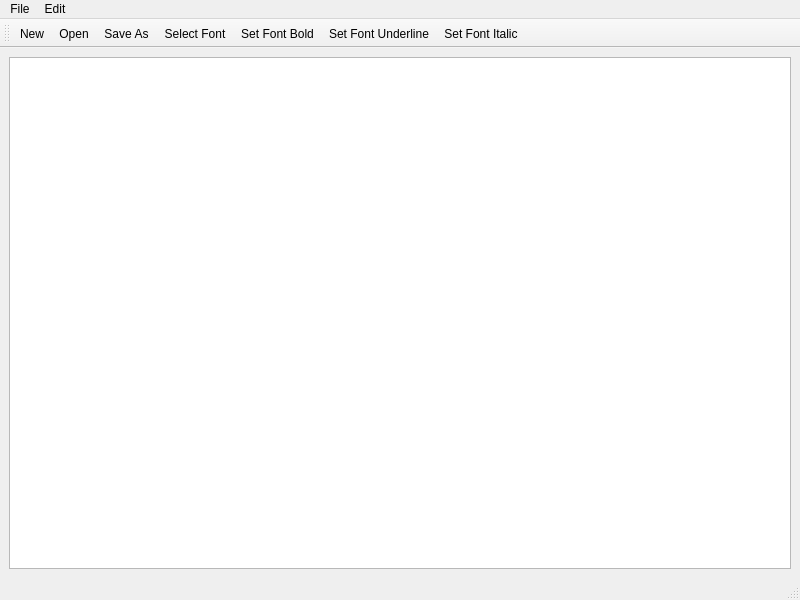
<?xml version="1.0" encoding="UTF-8"?>
<ui version="4.0">
 <class>Notepad</class>
 <widget class="QMainWindow" name="Notepad">
  <property name="geometry">
   <rect>
    <x>0</x>
    <y>0</y>
    <width>800</width>
    <height>600</height>
   </rect>
  </property>
  <property name="windowTitle">
   <string>Notepad</string>
  </property>
  <widget class="QWidget" name="centralwidget">
   <layout class="QVBoxLayout" name="verticalLayout">
    <item>
     <widget class="QTextEdit" name="textEdit"/>
    </item>
   </layout>
  </widget>
  <widget class="QMenuBar" name="menubar">
   <property name="geometry">
    <rect>
     <x>0</x>
     <y>0</y>
     <width>800</width>
     <height>20</height>
    </rect>
   </property>
   <widget class="QMenu" name="menuFile">
    <property name="title">
     <string>File</string>
    </property>
    <addaction name="separator"/>
    <addaction name="actionNew"/>
    <addaction name="actionOpen"/>
    <addaction name="actionSaveAs"/>
    <addaction name="actionSave"/>
    <addaction name="actionPrint"/>
    <addaction name="actionExit"/>
   </widget>
   <widget class="QMenu" name="menuEdit">
    <property name="title">
     <string>Edit</string>
    </property>
    <addaction name="actionCopy"/>
    <addaction name="actionPaste"/>
    <addaction name="actionCut"/>
    <addaction name="actionUndo"/>
    <addaction name="actionRedo"/>
    <addaction name="actionSelect_Font"/>
    <addaction name="actionSet_Font_Bold"/>
    <addaction name="actionSet_Font_Underline"/>
    <addaction name="actionSet_Font_Italic"/>
   </widget>
   <addaction name="menuFile"/>
   <addaction name="menuEdit"/>
  </widget>
  <widget class="QStatusBar" name="statusbar"/>
  <widget class="QToolBar" name="toolBar">
   <property name="windowTitle">
    <string>toolBar</string>
   </property>
   <attribute name="toolBarArea">
    <enum>TopToolBarArea</enum>
   </attribute>
   <attribute name="toolBarBreak">
    <bool>false</bool>
   </attribute>
   <addaction name="actionNew"/>
   <addaction name="actionOpen"/>
   <addaction name="actionSaveAs"/>
   <addaction name="actionSelect_Font"/>
   <addaction name="actionSet_Font_Bold"/>
   <addaction name="actionSet_Font_Underline"/>
   <addaction name="actionSet_Font_Italic"/>
  </widget>
  <action name="actionNew">
   <property name="icon">
    <iconset resource="Resources.qrc">
     <normaloff>:/imgs/Source/Images/new.png</normaloff>:/imgs/Source/Images/new.png</iconset>
   </property>
   <property name="text">
    <string>New</string>
   </property>
  </action>
  <action name="actionSaveAs">
   <property name="icon">
    <iconset resource="Resources.qrc">
     <normaloff>:/imgs/Source/Images/save.png</normaloff>:/imgs/Source/Images/save.png</iconset>
   </property>
   <property name="text">
    <string>Save As</string>
   </property>
  </action>
  <action name="actionSave">
   <property name="text">
    <string>Save</string>
   </property>
  </action>
  <action name="actionPrint">
   <property name="text">
    <string>Print</string>
   </property>
  </action>
  <action name="actionExit">
   <property name="text">
    <string>Exit</string>
   </property>
  </action>
  <action name="actionCopy">
   <property name="text">
    <string>Copy</string>
   </property>
  </action>
  <action name="actionPaste">
   <property name="text">
    <string>Paste</string>
   </property>
  </action>
  <action name="actionCut">
   <property name="text">
    <string>Cut</string>
   </property>
  </action>
  <action name="actionUndo">
   <property name="text">
    <string>Undo</string>
   </property>
  </action>
  <action name="actionRedo">
   <property name="text">
    <string>Redo</string>
   </property>
  </action>
  <action name="actionOpen">
   <property name="icon">
    <iconset resource="Resources.qrc">
     <normaloff>:/imgs/Source/Images/open.png</normaloff>:/imgs/Source/Images/open.png</iconset>
   </property>
   <property name="text">
    <string>Open</string>
   </property>
  </action>
  <action name="actionSelect_Font">
   <property name="icon">
    <iconset>
     <normalon>:/imgs/Source/Images/font.png</normalon>
    </iconset>
   </property>
   <property name="text">
    <string>Select Font</string>
   </property>
  </action>
  <action name="actionSet_Font_Bold">
   <property name="checkable">
    <bool>true</bool>
   </property>
   <property name="icon">
    <iconset>
     <normalon>:/imgs/Source/Images/font-style-bold.png</normalon>
    </iconset>
   </property>
   <property name="text">
    <string>Set Font Bold</string>
   </property>
  </action>
  <action name="actionSet_Font_Underline">
   <property name="checkable">
    <bool>true</bool>
   </property>
   <property name="icon">
    <iconset>
     <normalon>:/imgs/Source/Images/font-style-underline.png</normalon>
    </iconset>
   </property>
   <property name="text">
    <string>Set Font Underline</string>
   </property>
  </action>
  <action name="actionSet_Font_Italic">
   <property name="checkable">
    <bool>true</bool>
   </property>
   <property name="icon">
    <iconset>
     <normalon>:/imgs/Source/Images/font-style-italic.png</normalon>
    </iconset>
   </property>
   <property name="text">
    <string>Set Font Italic</string>
   </property>
  </action>
 </widget>
 <resources>
  <include location="Resources.qrc"/>
 </resources>
 <connections/>
</ui>
